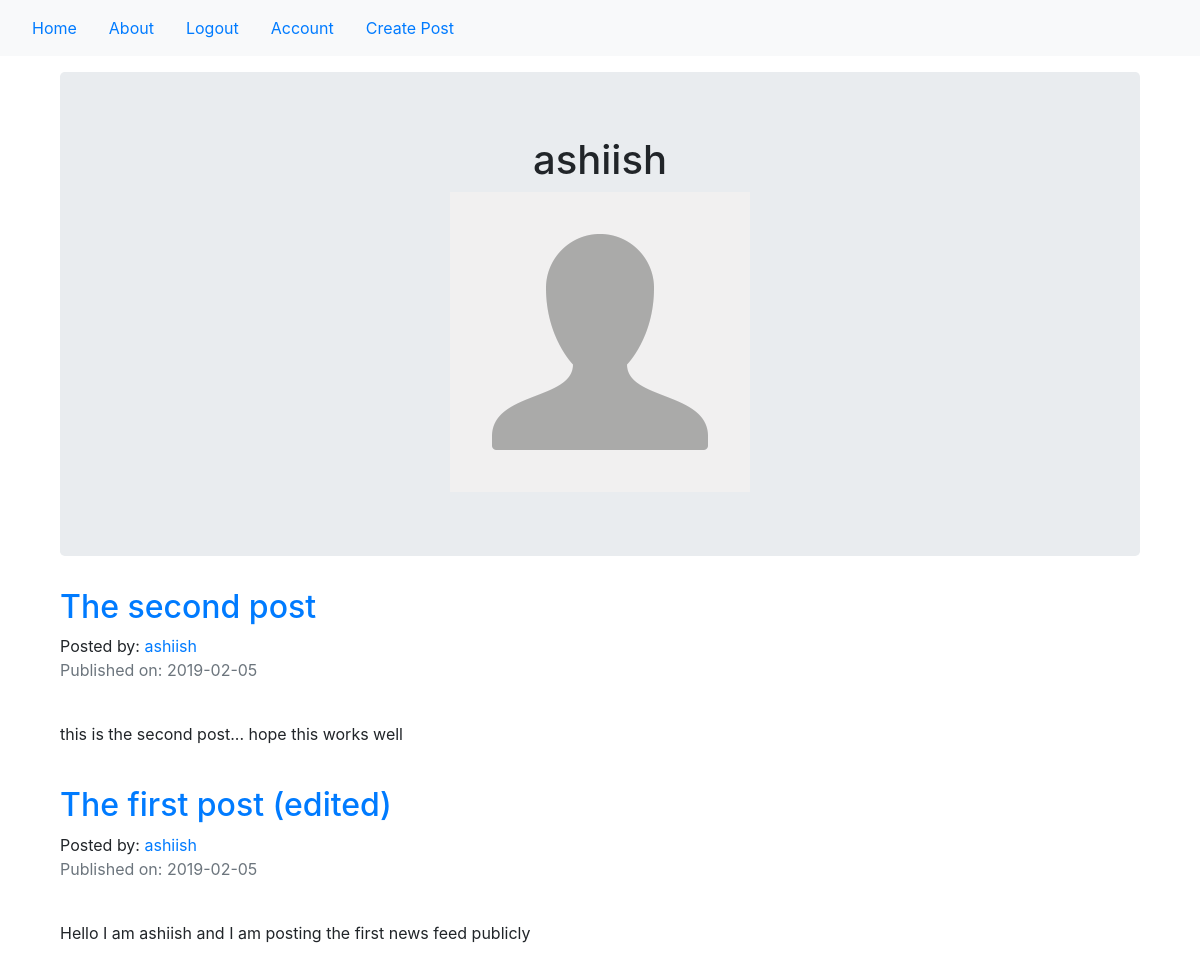
Screenshot of /ashiish (signed in) with the database file from the repository.
### newsfeed/models.py (models this page shows, shortened)
class User(db.Model, UserMixin):
    __tablename__ = 'users'
    id = db.Column(db.Integer, primary_key=True)
    profile_image = db.Column(db.String(64), nullable=False, default='default_profile.png')
    email = db.Column(db.String(64), unique=True, index=True)
    username = db.Column(db.String(64), unique=True, index=True)
    password_hash = db.Column(db.String(128))
    posts = db.relationship('News', backref='author', lazy=True)

class News(db.Model):
    users = db.relationship(User)
    id = db.Column(db.Integer, primary_key=True)
    user_id = db.Column(db.Integer, db.ForeignKey('users.id'), nullable=False)
    date = db.Column(db.DateTime, nullable=False, default=datetime.utcnow)
    title = db.Column(db.String(140), nullable=False)
    text = db.Column(db.Text, nullable=False)

### newsfeed/users/views.py (the view)
@users.route('/<username>')
def user_posts(username):
    page = request.args.get('page',1,type=int)
    user = User.query.filter_by(username=username).first_or_404()
    news_feed = News.query.filter_by(author=user).order_by(News.date.desc()).paginate(page=page, per_page=5)
    return render_template('user_news_feed.html', news_feed=news_feed, user=user)

### newsfeed/models.py (called while the page is built)
@login_manager.user_loader
def load_user(user_id):
    return User.query.get(user_id)

### newsfeed/templates/user_news_feed.html (shortened to what this page needs)
{% extends "base.html" %}
{% block content %}
<div class="container">
  <div class="jumbotron">
    <div align="center">
        <h1>{{user.username}}</h1>
        <img src="{{ url_for('static', filename='profile_pics/' + user.profile_image) }}">
    </div>
  </div>
{% for post in news_feed.items %}
    <h2> <a href="{{ url_for('news_feed.news_feed', blog_post_id=post.id) }}">{{post.title}}</a> </h2>
    Posted by: <a href="{{ url_for('users.user_post', username=post.author.username)}}"> {{ post.author.username }} </a>
    <p class="text-muted">Published on: {{ post.date.strftime("%Y-%m-%d") }}</p>
    <br>
    <p> {{post.text}} </p> <br>
{% endfor %}
</div>
{% endblock %}

### rows the page displays
User: username "ashiish", profile_image (placeholder picture)
News: title "The second post", author.username "ashiish", date "2019-02-05", text "this is the second post... hope this works well"
News: title "The first post (edited)", author.username "ashiish", date "2019-02-05", text "Hello I am ashiish and I am posting the first news feed publicly"
